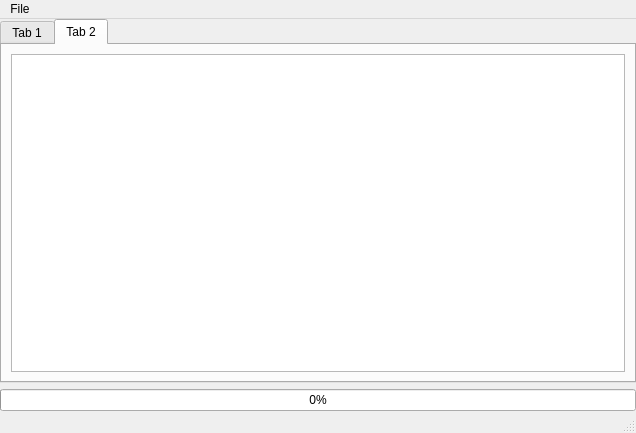
<?xml version="1.0" encoding="UTF-8"?>
<ui version="4.0">
 <class>window</class>
 <widget class="QMainWindow" name="window">
  <property name="geometry">
   <rect>
    <x>0</x>
    <y>0</y>
    <width>636</width>
    <height>433</height>
   </rect>
  </property>
  <property name="windowTitle">
   <string>SDSE</string>
  </property>
  <widget class="QWidget" name="centralwidget">
   <layout class="QGridLayout" name="gridLayout">
    <property name="leftMargin">
     <number>0</number>
    </property>
    <property name="topMargin">
     <number>0</number>
    </property>
    <property name="rightMargin">
     <number>0</number>
    </property>
    <property name="bottomMargin">
     <number>0</number>
    </property>
    <item row="1" column="0">
     <widget class="QTabWidget" name="tabWidget">
      <property name="currentIndex">
       <number>1</number>
      </property>
      <widget class="QWidget" name="tab">
       <attribute name="title">
        <string>Tab 1</string>
       </attribute>
       <layout class="QGridLayout" name="gridLayout_2">
        <item row="2" column="2">
         <widget class="QLineEdit" name="outPathLineEdit"/>
        </item>
        <item row="0" column="0">
         <widget class="QLabel" name="inPathLabel">
          <property name="text">
           <string>Input path:</string>
          </property>
          <property name="alignment">
           <set>Qt::AlignLeading|Qt::AlignLeft|Qt::AlignVCenter</set>
          </property>
         </widget>
        </item>
        <item row="2" column="0">
         <widget class="QLabel" name="outPathLabel">
          <property name="text">
           <string>Output path:</string>
          </property>
         </widget>
        </item>
        <item row="3" column="3">
         <widget class="QPushButton" name="dictPathPushButton">
          <property name="text">
           <string>Browse</string>
          </property>
         </widget>
        </item>
        <item row="3" column="0">
         <widget class="QLabel" name="dictPathLabel">
          <property name="text">
           <string>Dictionary path:</string>
          </property>
         </widget>
        </item>
        <item row="3" column="2">
         <widget class="QLineEdit" name="dictPathLineEdit"/>
        </item>
        <item row="2" column="3">
         <widget class="QPushButton" name="outPathPushButton">
          <property name="text">
           <string>Browse</string>
          </property>
         </widget>
        </item>
        <item row="0" column="3">
         <widget class="QPushButton" name="inPathPushButton">
          <property name="text">
           <string>Browse</string>
          </property>
         </widget>
        </item>
        <item row="0" column="2">
         <widget class="QLineEdit" name="inPathLineEdit"/>
        </item>
        <item row="5" column="0" colspan="3">
         <widget class="QLabel" name="outputLabel">
          <property name="frameShape">
           <enum>QFrame::StyledPanel</enum>
          </property>
          <property name="text">
           <string>Output</string>
          </property>
          <property name="textFormat">
           <enum>Qt::PlainText</enum>
          </property>
          <property name="alignment">
           <set>Qt::AlignLeading|Qt::AlignLeft|Qt::AlignTop</set>
          </property>
         </widget>
        </item>
        <item row="5" column="3">
         <layout class="QVBoxLayout" name="verticalLayout">
          <item>
           <widget class="QPushButton" name="startPushButton">
            <property name="enabled">
             <bool>true</bool>
            </property>
            <property name="styleSheet">
             <string notr="true">background-color: green</string>
            </property>
            <property name="text">
             <string>Start</string>
            </property>
           </widget>
          </item>
          <item>
           <widget class="QPushButton" name="stopPushButton">
            <property name="styleSheet">
             <string notr="true">background-color: red</string>
            </property>
            <property name="text">
             <string>Stop</string>
            </property>
           </widget>
          </item>
         </layout>
        </item>
        <item row="4" column="0" colspan="4">
         <layout class="QGridLayout" name="gridLayout_5">
          <item row="1" column="1">
           <widget class="QCheckBox" name="domainsCheckBox">
            <property name="text">
             <string>Domains</string>
            </property>
           </widget>
          </item>
          <item row="2" column="2">
           <widget class="QCheckBox" name="dictCheckBox">
            <property name="text">
             <string>Dictionary</string>
            </property>
           </widget>
          </item>
          <item row="0" column="0">
           <widget class="QCheckBox" name="ip_v4CheckBox">
            <property name="text">
             <string>IP v4</string>
            </property>
           </widget>
          </item>
          <item row="0" column="3">
           <widget class="QCheckBox" name="idNoCheckBox">
            <property name="text">
             <string>ID no</string>
            </property>
           </widget>
          </item>
          <item row="1" column="2">
           <widget class="QCheckBox" name="emailsCheckBox">
            <property name="text">
             <string>Emails</string>
            </property>
           </widget>
          </item>
          <item row="1" column="3">
           <widget class="QCheckBox" name="passwdsCheckBox">
            <property name="text">
             <string>Passwords</string>
            </property>
           </widget>
          </item>
          <item row="2" column="0">
           <widget class="QCheckBox" name="loginsCheckBox">
            <property name="text">
             <string>Logins</string>
            </property>
           </widget>
          </item>
          <item row="2" column="3">
           <widget class="QCheckBox" name="additionalCheckBox">
            <property name="text">
             <string>Additional</string>
            </property>
           </widget>
          </item>
          <item row="0" column="2">
           <widget class="QCheckBox" name="socialSecNoCheckBox">
            <property name="text">
             <string>Social Sec no</string>
            </property>
           </widget>
          </item>
          <item row="1" column="0">
           <widget class="QCheckBox" name="macCheckButton">
            <property name="text">
             <string>MAC</string>
            </property>
           </widget>
          </item>
          <item row="0" column="1">
           <widget class="QCheckBox" name="ip_v6CheckBox">
            <property name="text">
             <string>IP v6</string>
            </property>
           </widget>
          </item>
          <item row="2" column="1">
           <widget class="QCheckBox" name="phoneNoCheckBox">
            <property name="text">
             <string>Phone no.</string>
            </property>
           </widget>
          </item>
         </layout>
        </item>
       </layout>
      </widget>
      <widget class="QWidget" name="tab_2">
       <attribute name="title">
        <string>Tab 2</string>
       </attribute>
       <layout class="QGridLayout" name="gridLayout_3">
        <item row="0" column="0">
         <widget class="QColumnView" name="columnView"/>
        </item>
       </layout>
      </widget>
     </widget>
    </item>
    <item row="2" column="0">
     <widget class="QProgressBar" name="progressBar">
      <property name="value">
       <number>0</number>
      </property>
     </widget>
    </item>
   </layout>
  </widget>
  <widget class="QMenuBar" name="menubar">
   <property name="geometry">
    <rect>
     <x>0</x>
     <y>0</y>
     <width>636</width>
     <height>21</height>
    </rect>
   </property>
   <widget class="QMenu" name="menuFile">
    <property name="title">
     <string>File</string>
    </property>
   </widget>
   <addaction name="menuFile"/>
  </widget>
  <widget class="QStatusBar" name="statusbar"/>
 </widget>
 <resources/>
 <connections/>
</ui>
